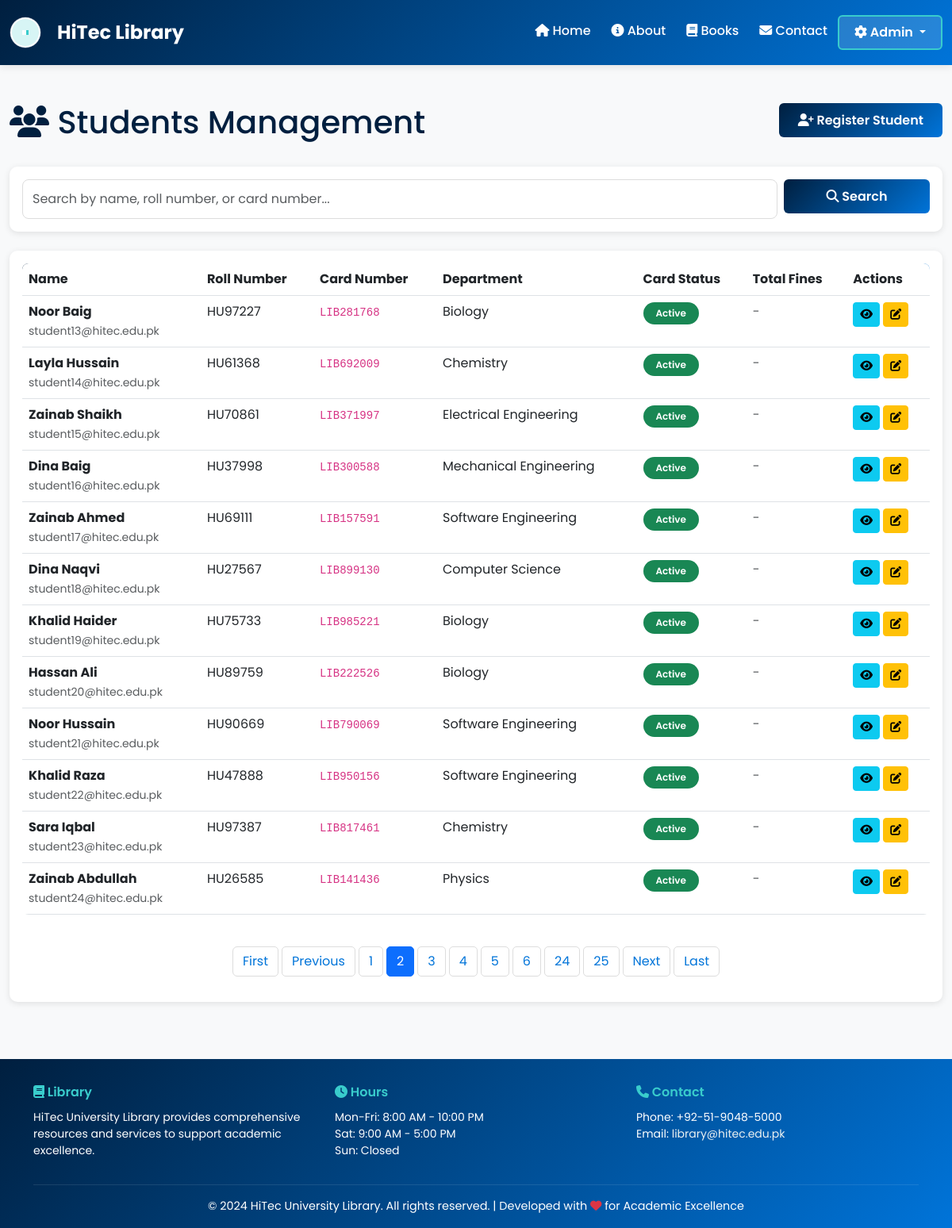
The app's page /admin/students?page=2&search= (signed in), older data.
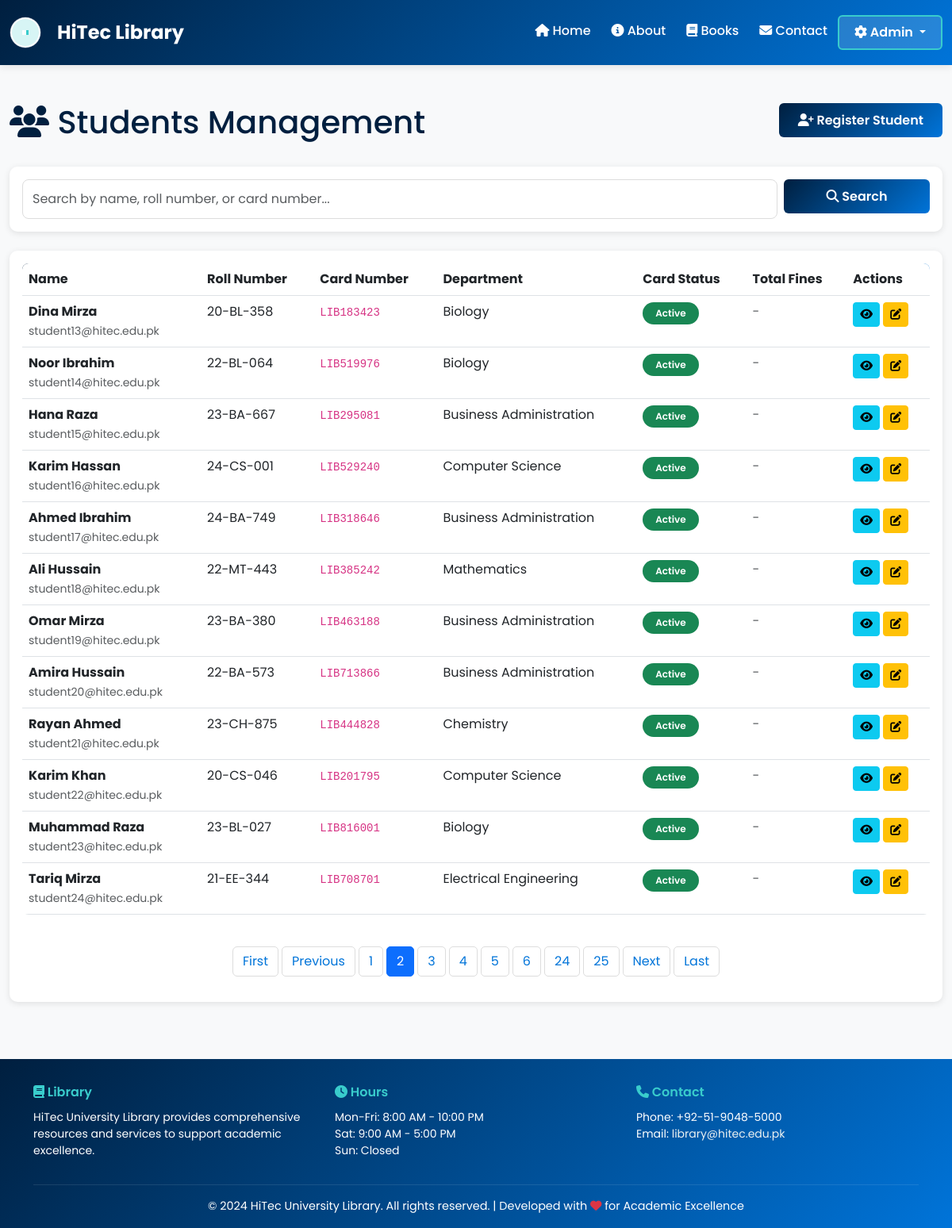
The same page, newer data.
### app.py (models this page shows)
class Student(db.Model):
    id = db.Column(db.Integer, primary_key=True)
    name = db.Column(db.String(150), nullable=False)
    email = db.Column(db.String(100), unique=True, nullable=False)
    roll_number = db.Column(db.String(20), unique=True, nullable=False)
    phone = db.Column(db.String(15))
    department = db.Column(db.String(100))
    semester = db.Column(db.Integer)
    library_card_number = db.Column(db.String(50), unique=True, nullable=False)
    card_status = db.Column(db.String(20), default='active')  # active, suspended, expired
    total_fines = db.Column(db.Float, default=0.0)
    registered_at = db.Column(db.DateTime, default=get_utc_now)
    loans = db.relationship('Loan', backref='student', lazy=True)
    reviews = db.relationship('Review', backref='student', lazy=True)

### app.py (the view, shortened to what this page needs)
@app.route('/admin/students')
@login_required
def admin_students():
    page = request.args.get('page', 1, type=int)
    search = request.args.get('search', '')
    query = Student.query
    students = query.paginate(page=page, per_page=ITEMS_PER_PAGE)
    return render_template('admin/students.html', students=students, search=search)

### app.py (called while the page is built)
def login_required(f):
    @wraps(f)
    def decorated_function(*args, **kwargs):
        if 'admin_id' not in session:
            flash('Please login to access this page', 'warning')
            return redirect(url_for('admin_login'))
        return f(*args, **kwargs)
    return decorated_function

### templates/admin/students.html (shortened to what the changed rows need)
{% extends "base.html" %}
{% block content %}
<div class="container-fluid py-4">
    <div class="row mb-4">
        <div class="col-md-8">
            <h1 class="text-primary">
                <i class="fas fa-users"></i> Students Management
            </h1>
        </div>
    </div>
    <div class="card border-0 shadow-sm">
        <div class="card-body">
            {% if students.items %}
            <div class="table-responsive">
                <table class="table table-hover">
                    <thead>
                        <tr>
                            <th>Name</th>
                            <th>Roll Number</th>
                            <th>Card Number</th>
                            <th>Department</th>
                            <th>Card Status</th>
                            <th>Total Fines</th>
                            <th>Actions</th>
                        </tr>
                    </thead>
                    <tbody>
                        {% for student in students.items %}
                        <tr>
                            <td>
                                <strong>{{ student.name }}</strong><br>
                                <small class="text-muted">{{ student.email }}</small>
                            </td>
                            <td>{{ student.roll_number }}</td>
                            <td><code>{{ student.library_card_number }}</code></td>
                            <td>{{ student.department or '-' }}</td>
                            <td>
                                {% if student.card_status == 'active' %}
                                <span class="badge bg-success">Active</span>
                                {% elif student.card_status == 'suspended' %}
                                <span class="badge bg-danger">Suspended</span>
                                {% else %}
                                <span class="badge bg-warning">Expired</span>
                                {% endif %}
                            </td>
                            <td>
                                {% if student.total_fines > 0 %}
                                <span class="badge bg-danger">PKR {{ "%.2f"|format(student.total_fines) }}</span>
                                {% else %}
                                <span class="text-muted">-</span>
                                {% endif %}
                            </td>
                            <td>
                                <a href="/admin/students/{{ student.id }}" class="btn btn-sm btn-info">
                                    <i class="fas fa-eye"></i>
                                </a>
                                <a href="/admin/students/{{ student.id }}/edit" class="btn btn-sm btn-warning">
                                    <i class="fas fa-edit"></i>
                                </a>
                            </td>
                        </tr>
                        {% endfor %}
                    </tbody>
                </table>
            </div>
            {% else %}
            <div class="alert alert-info text-center py-4">
                <i class="fas fa-search fa-2x mb-2"></i>
                <p>No students found</p>
            </div>
            {% endif %}
        </div>
    </div>
</div>
{% endblock %}

Row changes from the older to the newer data that the page shows:
removed Student: name "Noor Baig", email "student13@hitec.edu.pk", roll_number "HU97227", library_card_number "LIB281768", department "Biology", card_status "Active"
removed Student: name "Layla Hussain", email "student14@hitec.edu.pk", roll_number "HU61368", library_card_number "LIB692009", department "Chemistry", card_status "Active"
removed Student: name "Zainab Shaikh", email "student15@hitec.edu.pk", roll_number "HU70861", library_card_number "LIB371997", department "Electrical Engineering", card_status "Active"
removed Student: name "Dina Baig", email "student16@hitec.edu.pk", roll_number "HU37998", library_card_number "LIB300588", department "Mechanical Engineering", card_status "Active"
removed Student: name "Zainab Ahmed", email "student17@hitec.edu.pk", roll_number "HU69111", library_card_number "LIB157591", department "Software Engineering", card_status "Active"
removed Student: name "Dina Naqvi", email "student18@hitec.edu.pk", roll_number "HU27567", library_card_number "LIB899130", department "Computer Science", card_status "Active"
removed Student: name "Khalid Haider", email "student19@hitec.edu.pk", roll_number "HU75733", library_card_number "LIB985221", department "Biology", card_status "Active"
removed Student: name "Hassan Ali", email "student20@hitec.edu.pk", roll_number "HU89759", library_card_number "LIB222526", department "Biology", card_status "Active"
removed Student: name "Noor Hussain", email "student21@hitec.edu.pk", roll_number "HU90669", library_card_number "LIB790069", department "Software Engineering", card_status "Active"
removed Student: name "Khalid Raza", email "student22@hitec.edu.pk", roll_number "HU47888", library_card_number "LIB950156", department "Software Engineering", card_status "Active"
removed Student: name "Sara Iqbal", email "student23@hitec.edu.pk", roll_number "HU97387", library_card_number "LIB817461", department "Chemistry", card_status "Active"
removed Student: name "Zainab Abdullah", email "student24@hitec.edu.pk", roll_number "HU26585", library_card_number "LIB141436", department "Physics", card_status "Active"
added Student: name "Dina Mirza", email "student13@hitec.edu.pk", roll_number "20-BL-358", library_card_number "LIB183423", department "Biology", card_status "Active"
added Student: name "Noor Ibrahim", email "student14@hitec.edu.pk", roll_number "22-BL-064", library_card_number "LIB519976", department "Biology", card_status "Active"
added Student: name "Hana Raza", email "student15@hitec.edu.pk", roll_number "23-BA-667", library_card_number "LIB295081", department "Business Administration", card_status "Active"
added Student: name "Karim Hassan", email "student16@hitec.edu.pk", roll_number "24-CS-001", library_card_number "LIB529240", department "Computer Science", card_status "Active"
added Student: name "Ahmed Ibrahim", email "student17@hitec.edu.pk", roll_number "24-BA-749", library_card_number "LIB318646", department "Business Administration", card_status "Active"
added Student: name "Ali Hussain", email "student18@hitec.edu.pk", roll_number "22-MT-443", library_card_number "LIB385242", department "Mathematics", card_status "Active"
added Student: name "Omar Mirza", email "student19@hitec.edu.pk", roll_number "23-BA-380", library_card_number "LIB463188", department "Business Administration", card_status "Active"
added Student: name "Amira Hussain", email "student20@hitec.edu.pk", roll_number "22-BA-573", library_card_number "LIB713866", department "Business Administration", card_status "Active"
added Student: name "Rayan Ahmed", email "student21@hitec.edu.pk", roll_number "23-CH-875", library_card_number "LIB444828", department "Chemistry", card_status "Active"
added Student: name "Karim Khan", email "student22@hitec.edu.pk", roll_number "20-CS-046", library_card_number "LIB201795", department "Computer Science", card_status "Active"
added Student: name "Muhammad Raza", email "student23@hitec.edu.pk", roll_number "23-BL-027", library_card_number "LIB816001", department "Biology", card_status "Active"
added Student: name "Tariq Mirza", email "student24@hitec.edu.pk", roll_number "21-EE-344", library_card_number "LIB708701", department "Electrical Engineering", card_status "Active"
